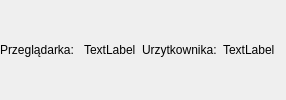
                             <widget class="QWidget" name="widget_67" native="true">
                              <property name="sizePolicy">
                               <sizepolicy hsizetype="Fixed" vsizetype="Fixed">
                                <horstretch>0</horstretch>
                                <verstretch>0</verstretch>
                               </sizepolicy>
                              </property>
                              <layout class="QHBoxLayout" name="horizontalLayout_77">
                               <property name="leftMargin">
                                <number>0</number>
                               </property>
                               <property name="topMargin">
                                <number>0</number>
                               </property>
                               <property name="bottomMargin">
                                <number>0</number>
                               </property>
                               <item>
                                <widget class="QLabel" name="label_46">
                                 <property name="sizePolicy">
                                  <sizepolicy hsizetype="Fixed" vsizetype="Fixed">
                                   <horstretch>0</horstretch>
                                   <verstretch>0</verstretch>
                                  </sizepolicy>
                                 </property>
                                 <property name="text">
                                  <string>Przeglądarka: </string>
                                 </property>
                                </widget>
                               </item>
                               <item>
                                <widget class="QLabel" name="label_44">
                                 <property name="sizePolicy">
                                  <sizepolicy hsizetype="Fixed" vsizetype="Fixed">
                                   <horstretch>0</horstretch>
                                   <verstretch>0</verstretch>
                                  </sizepolicy>
                                 </property>
                                 <property name="text">
                                  <string>TextLabel</string>
                                 </property>
                                </widget>
                               </item>
                               <item>
                                <widget class="QLabel" name="label_48">
                                 <property name="sizePolicy">
                                  <sizepolicy hsizetype="Fixed" vsizetype="Fixed">
                                   <horstretch>0</horstretch>
                                   <verstretch>0</verstretch>
                                  </sizepolicy>
                                 </property>
                                 <property name="text">
                                  <string>Urzytkownika:</string>
                                 </property>
                                </widget>
                               </item>
                               <item>
                                <widget class="QLabel" name="label_47">
                                 <property name="sizePolicy">
                                  <sizepolicy hsizetype="Fixed" vsizetype="Fixed">
                                   <horstretch>0</horstretch>
                                   <verstretch>0</verstretch>
                                  </sizepolicy>
                                 </property>
                                 <property name="text">
                                  <string>TextLabel</string>
                                 </property>
                                </widget>
                               </item>
                              </layout>
                             </widget>
